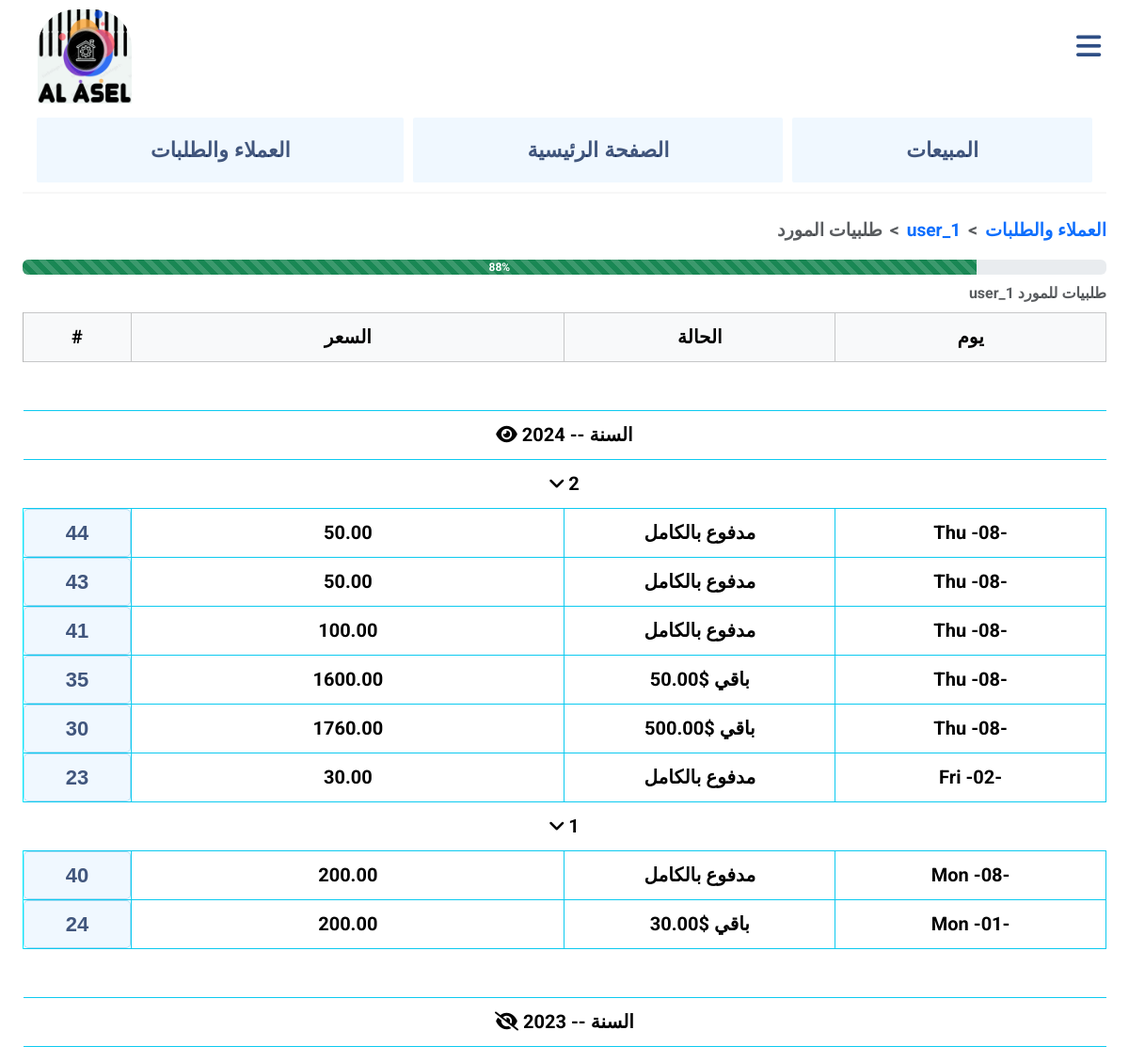
Page /supplier_info/4 (signed in) on the committed database.
### main/models.py (models this page shows, shortened)
class Customer(models.Model):
    name = models.CharField(max_length=64)
    is_shop = models.BooleanField(default=False)
    is_supplier = models.BooleanField(default=False)
    number = models.PositiveIntegerField(
        unique=True,
        validators=[
            MinValueValidator(1000000001),
            MaxValueValidator(1599999999)
        ]
    )

class Store_Order(models.Model):
    customer = models.ForeignKey(Customer, on_delete=models.CASCADE, related_name="coming_orders", limit_choices_to={'is_shop': True})
    supplier = models.ForeignKey(Customer, on_delete=models.CASCADE, related_name="supplier_orders", limit_choices_to={'is_supplier': True} ,null=True, blank=True)
    created_at = models.DateTimeField()
    total_order_price = models.DecimalField(max_digits=10, decimal_places=2, default=0)
    is_fully_paid = models.BooleanField(default=True)
    is_done = models.BooleanField(default=False)
    rest_money = models.DecimalField(max_digits=10, decimal_places=2, default=0, null=True, blank=True)

### main/views.py (the view)
# urls.py: path("supplier_info/<int:supplier_id>", views.supplier_coming_info, name="supplier_coming_info"),
@login_required(login_url="/login/")
def supplier_coming_info(request, supplier_id):
    if request.method == 'GET':
        supplier = get_object_or_404(Customer, id=supplier_id, is_supplier=True)
        arranged_orders = {}
        orders = supplier.supplier_orders.all().order_by('-created_at')
        if not orders:
            return render(request, "main/supplier_coming_orders.html", {
            "supplier": supplier,
        })
        rest_orders = orders.filter(is_fully_paid=False)
        total_money_orders = orders.values_list('total_order_price', flat=True)
        rest_money_orders = rest_orders.values_list('rest_money', flat=True)
        total_money = sum(price for price in total_money_orders)
        rest_money = sum(price for price in rest_money_orders)
        total_orders_info = {
                "count": total_money_orders.count(),
                "total_orders": orders,
                "total_money": total_money
                }
        rest_info = {
        "count": rest_money_orders.count(),
        "rest_orders": rest_orders,
        "rest_money": rest_money
        }
        for order in orders:
            order_time = change_zone(order.created_at)
            y = order_time.strftime("%y")
            m = order_time.strftime("%m")
            d = order_time.strftime("%d")
            if str(y) not in arranged_orders.keys():
                arranged_orders[f"{y}"] = {}
            if str(m) not in arranged_orders[f"{y}"].keys():
                arranged_orders[f"{y}"][f"{m}"] = {}
            if str(d) not in arranged_orders[f"{y}"][f"{m}"].keys():
                arranged_orders[f"{y}"][f"{m}"][f"{d}"] = []
            arranged_orders[f"{y}"][f"{m}"][f"{d}"].append(order)
        if total_orders_info and rest_info and total_money:
            percent = (total_money - rest_info["rest_money"]) / total_money * 100
        elif total_orders_info and not rest_info:
            percent = 100
        return render(request, "main/supplier_coming_orders.html", {
            "supplier": supplier,
            "orders": orders,
            "arranged_orders": arranged_orders,
            "total_orders_info": total_orders_info,
            "rest_info": rest_info,
            "percent": int(percent),
        })

### main/views.py (called while the page is built)
def change_zone(date):
    return timezone.localtime(date)

### main/templates/main/supplier_coming_orders.html (shortened to what this page needs)
{% extends "main/layout.html" %}
{% load static %}
{% block body %}
<nav style="--bs-breadcrumb-divider: '<';" aria-label="breadcrumb">
    <ol class="breadcrumb">
        <li class="breadcrumb-item active" aria-current="page"> طلبيات المورد </li>
        <li class="breadcrumb-item"><a href="{% url 'main:user' supplier.id %}">{{ supplier.name }} </a></li>
        <li class="breadcrumb-item"><a href="{% url 'main:users' %}">العملاء والطلبات</a></li>
    </ol>
</nav>
{% if not orders %}
    <div class="error">
    <h1>لا يوجد اي طلبيات للمورد</h1>
    <h2>{{ supplier.name }}</h2>
    </div>
{% else %}
    <div class="progress">
        <div id="percent" class="progress-bar progress-bar-striped progress-bar-animated " role="progressbar" data-percent={{ percent }} aria-valuenow={{ percent }} aria-valuemin="0" aria-valuemax="100" style="width: {{percent}}%">{{percent}}%</div>
    </div>
    <table class="table caption-top table-bordered border-info" id="user_orders_table">
        <caption style="text-align: right;" data-bs-toggle="modal" data-bs-target="#exampleModal" data-bs-whatever="@mdo">
            {{supplier.name}} طلبيات للمورد
        </caption>
        <thead class="table-light">
            <tr>
            <th class="table_left" scope="col" style="border-left-color: rgb(185, 185, 185);">#</th>
            <th class="table_mid_left" scope="col">السعر</th>
            <th class="table_mid_right" scope="col">الحالة</th>
            <th class="table_right" scope="col">يوم</th>
            </tr>
        </thead>
        {% for year, months in arranged_orders.items %}
            <tr>
                <td style="border-style: none;"colspan="4">&nbsp;</td>
            </tr>
            <tr data-code="year_{{year}}" class="year">
                <td colspan="4" style="text-align: center; font-weight: bold; border-style: none;">
                    <span class="toggle-icon" data-toggle="year_{{year}}">
                        <i class="fas fa-eye"></i>
                    </span>
                    السنة -- 20{{ year }}
                </td>
            </tr>
            <tbody id="year_{{year}}">
                {% for month, days in months.items %}
                    <tr class="month" data-code="month_{{year}}{{month}}">
                        <td colspan="4" style="font-weight: bold; border-style: none;">
                            <span class="toggle-icon" data-toggle="month_{{year}}{{month}}">
                                <i class="fa-solid fa-angle-down"></i>
                            </span>
                            {{ month|add:0 }}
                        </td>
                    </tr>
                    {% for day, orders in days.items %}
                        {% for order in orders %}
                            <tr class="month_{{year}}{{month}}">
                                <th scope="row" class="table_left container_order_id_link" style="border-left-color: rgb(0, 238, 255);">
                                    <a class="submit_button order_id_link " href={% url 'main:coming_order_info' order.id %}>{{ order.id }}</a>
                                </th>
                                <td class="table_mid_left">{{ order.total_order_price }}</td>
                                {% if  order.is_fully_paid %}
                                <td class="table_mid_right">مدفوع بالكامل</td>
                                {% else %}
                                <td class="table_mid_right">{{ order.rest_money }}$ باقي </td>
                                {% endif %}
                                <td class="table_right">{{ order.created_at|date:"D" }} -{{ day }}-</td>
                            </tr>
                        {%endfor%}
                    {%endfor%}
                {%endfor%}
            </tbody>
        {%endfor%}
    </table>
{% endif %}
{%endblock%}

### main/static/main/mainn.css (style rules this page uses)
.submit_button, .order_rank, .input_search { background-color: aliceblue; font-family: arial; font-weight:600; color:rgba(5, 31, 80, 0.747); font-size: 22px; padding: 7px; border-style: solid; border-radius: 5px; border-width: 1px; border-color: rgba(135, 209, 238, 0.658); }
body { padding-left: 2%; padding-right: 2%; font-family: arial; font-weight: bold; margin-top: 0; font-family: Roboto, Arial, sans-serif; }
body { transition: padding-right 0.3s ease; }
a { text-decoration: none; }
td, th { font-size: 20px; height: 40px; text-align: right; width: auto; padding-left: 10px; padding-right: 10px; text-align: center; border-bottom: 1px solid; border-top: 1px solid; }
.table_left.container_order_id_link { position: relative; width: auto; }
.order_id_link { position: absolute; left: 0; right: 0; top: 0; bottom: 0; overflow-x: auto; overflow-y: hidden; }
#user_orders_table td, #user_orders_table tr { line-height: 35px; }
.table_left { width: 10%; }
.table_mid_left { width: 40%; }
.table_mid_right { width: 25%; }
.table_right { width: 25%; }
.breadcrumb { justify-content: flex-end; font-size: larger; }

### rows in the picture
Customer: name "user_1"
Store_Order: id "44", total_order_price "50.00", is_fully_paid "مدفوع بالكامل", created_at "Thu", day "08"
Store_Order: id "43", total_order_price "50.00", is_fully_paid "مدفوع بالكامل", created_at "Thu", day "08"
Store_Order: id "41", total_order_price "100.00", is_fully_paid "مدفوع بالكامل", created_at "Thu", day "08"
Store_Order: id "35", total_order_price "1600.00", rest_money "50.00", created_at "Thu", day "08"
Store_Order: id "30", total_order_price "1760.00", rest_money "500.00", created_at "Thu", day "08"
Store_Order: id "23", total_order_price "30.00", is_fully_paid "مدفوع بالكامل", created_at "Fri", day "02"
Store_Order: id "40", total_order_price "200.00", is_fully_paid "مدفوع بالكامل", created_at "Mon", day "08"
Store_Order: id "24", total_order_price "200.00", rest_money "30.00", created_at "Mon", day "01"

### other values in the picture
{{ percent }} "88"
{{ year }} "24" "23"
{{ month|add:0 }} "2" "1"
